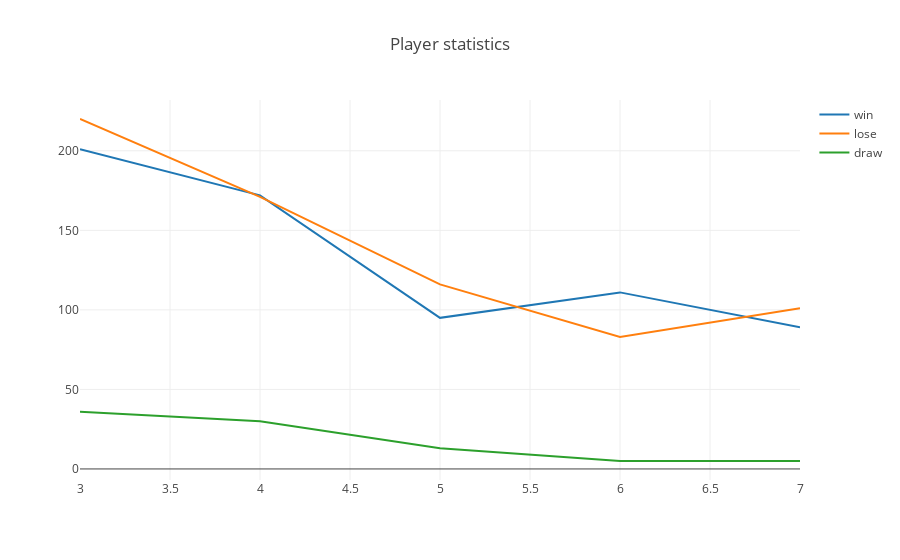

Notebook code cell kept with this figure:
### Code cell
plotly_line_plot(
    win_lose,
    title = 'Player statistics'
)

### Figure 1 — Plotly figure (JSON) as saved in the notebook; plotly's stock layout.template omitted (floating-point values rounded to 4 significant figures)
{"data": [{"mode": "lines", "name": "win", "type": "scatter", "x": [3, 4, 5, 6, 7], "y": [201, 172, 95, 111, 89]}, {"mode": "lines", "name": "lose", "type": "scatter", "x": [3, 4, 5, 6, 7], "y": [220, 171, 116, 83, 101]}, {"mode": "lines", "name": "draw", "type": "scatter", "x": [3, 4, 5, 6, 7], "y": [36, 30, 13, 5, 5]}], "layout": {"title": "Player statistics"}}
